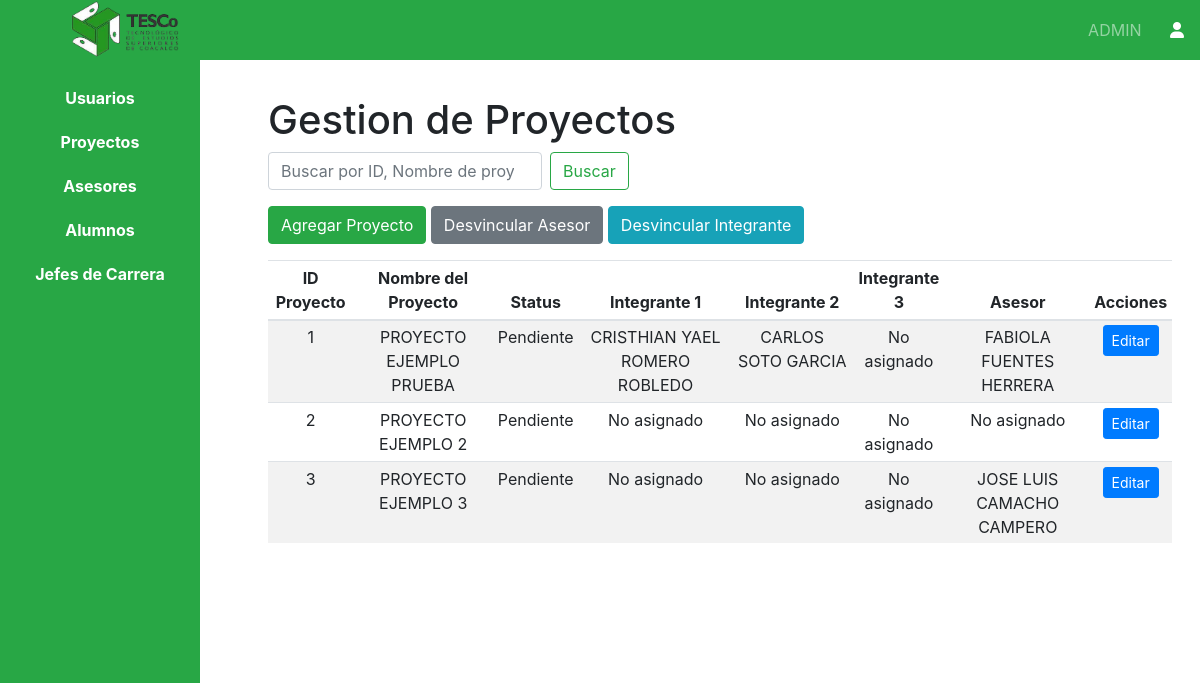
Before: /views/admin/dashboardAdminProyectos.php (signed in) with the older database file.
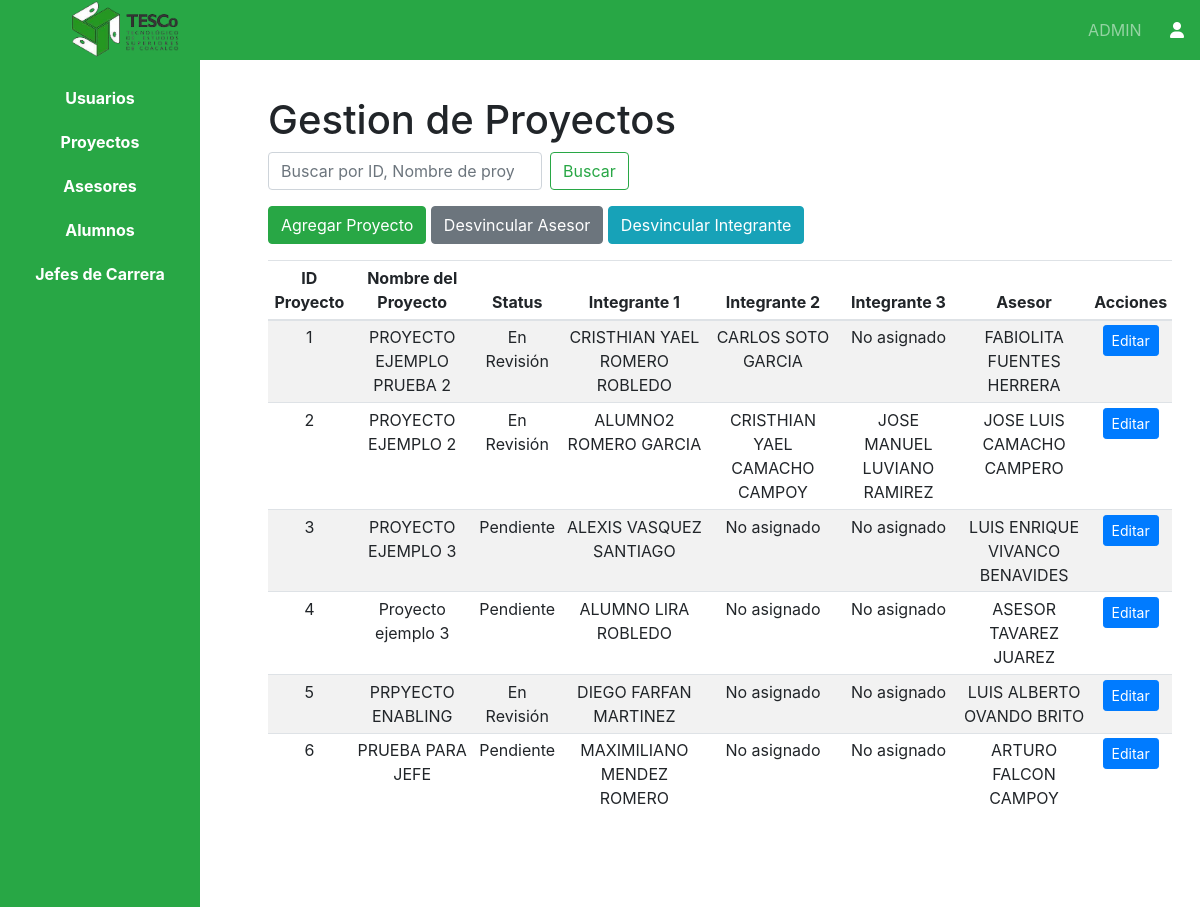
After: the same page with the newer database file.
### tables this page shows
CREATE TABLE IF NOT EXISTS `proyecto` (
  `ID_Proyecto` int NOT NULL AUTO_INCREMENT,
  `Nombre_Proyecto` varchar(200) NOT NULL,
  `Status` enum('Pendiente','En Revisión','Revisado','Completado') NOT NULL,
  `Integrante_1` int DEFAULT NULL,
  `Integrante_2` int DEFAULT NULL,
  `Integrante_3` int DEFAULT NULL,
  `Asesor` int DEFAULT NULL,
  `Archivo_Docx` varchar(255) DEFAULT NULL,
  PRIMARY KEY (`ID_Proyecto`),
  KEY `fk_proyecto_integrante_1` (`Integrante_1`),
  KEY `fk_proyecto_integrante_2` (`Integrante_2`),
  KEY `fk_proyecto_integrante_3` (`Integrante_3`),
  KEY `fk_proyecto_asesor` (`Asesor`)
);

### Views/Admin/dashboardAdminProyectos.php (the view, shortened to what the changed rows need)
<?php
include('../../includes/config.php');
?>
<!DOCTYPE html>
<html lang="es">
<head>
    <link rel="stylesheet" href="https://stackpath.bootstrapcdn.com/bootstrap/4.3.1/css/bootstrap.min.css">
    <link rel="stylesheet" href="https://cdnjs.cloudflare.com/ajax/libs/font-awesome/6.0.0-beta3/css/all.min.css">
    <link rel="stylesheet" href="<?php echo CSS_PATH; ?>docs.css">
</head>
<body>
    <div class="container-fluid page-dashboard bg-white">
        <div class="row">
            <div class="col-sm-10 content bg-white p-5 my-5 text-justify">
                <h1 id="anteproyecto">Gestion de Proyectos</h1>
                <div class="table-responsive">
                    <table class="table table-striped table-sm text-center">
                        <thead>
                            <tr>
                                <th>ID Proyecto</th>
                                <th>Nombre del Proyecto</th>
                                <th>Status</th>
                                <th>Integrante 1</th>
                                <th>Integrante 2</th>
                                <th>Integrante 3</th>
                                <th>Asesor</th>
                                <th>Acciones</th>
                            </tr>
                        </thead>
                        <tbody>
                            <?php
                            $search = isset($_GET['search']) ? $_GET['search'] : '';
                            $query = "
                                SELECT p.*,
                                       CONCAT(a.Nombres, ' ', a.Apellido_Paterno, ' ', a.Apellido_Materno) AS Nombre_Asesor,
                                       CONCAT(i1.Nombres, ' ', i1.Apellido_Paterno, ' ', i1.Apellido_Materno) AS Integrante1,
                                       CONCAT(i2.Nombres, ' ', i2.Apellido_Paterno, ' ', i2.Apellido_Materno) AS Integrante2,
                                       CONCAT(i3.Nombres, ' ', i3.Apellido_Paterno, ' ', i3.Apellido_Materno) AS Integrante3
                                FROM proyecto p
                                LEFT JOIN asesor a ON p.Asesor = a.ID_Asesor
                                LEFT JOIN alumno i1 ON p.Integrante_1 = i1.ID_Alumno
                                LEFT JOIN alumno i2 ON p.Integrante_2 = i2.ID_Alumno
                                LEFT JOIN alumno i3 ON p.Integrante_3 = i3.ID_Alumno
                                WHERE p.ID_Proyecto LIKE '%$search%'
                                   OR p.Nombre_Proyecto LIKE '%$search%'
                                   OR p.Status LIKE '%$search%'
                                   OR CONCAT(i1.Nombres, ' ', i1.Apellido_Paterno, ' ', i1.Apellido_Materno) LIKE '%$search%'
                                   OR CONCAT(i2.Nombres, ' ', i2.Apellido_Paterno, ' ', i2.Apellido_Materno) LIKE '%$search%'
                                   OR CONCAT(i3.Nombres, ' ', i3.Apellido_Paterno, ' ', i3.Apellido_Materno) LIKE '%$search%'
                                   OR CONCAT(a.Nombres, ' ', a.Apellido_Paterno, ' ', a.Apellido_Materno) LIKE '%$search%'
                                ORDER BY p.ID_Proyecto ASC";
                            $result = $connection->query($query);
                            while ($row = $result->fetch_assoc()) {
                                echo "<tr>";
                                echo "<td class='project-id'>" . htmlspecialchars($row['ID_Proyecto'] ?? '') . "</td>";
                                echo "<td>" . htmlspecialchars($row['Nombre_Proyecto'] ?? '') . "</td>";
                                echo "<td>" . htmlspecialchars($row['Status'] ?? '') . "</td>";
                                echo "<td>" . htmlspecialchars($row['Integrante1'] ?? 'No asignado') . "</td>";
                                echo "<td>" . htmlspecialchars($row['Integrante2'] ?? 'No asignado') . "</td>";
                                echo "<td>" . htmlspecialchars($row['Integrante3'] ?? 'No asignado') . "</td>";
                                echo "<td>" . htmlspecialchars($row['Nombre_Asesor'] ?? 'No asignado') . "</td>";
                                echo "<td>";
                                echo "<button type='button' class='btn btn-primary btn-sm edit-btn'>Editar</button>";
                                echo "</td>";
                                echo "</tr>";
                            }
                            ?>
                        </tbody>
                    </table>
                </div>
</body>
</html>

Changed rows visible on the page:
changed proyecto id 1: Nombre_Proyecto "PROYECTO EJEMPLO PRUEBA" → "PROYECTO EJEMPLO PRUEBA 2"; Status "Pendiente" → "En Revisión"; Nombre_Asesor "FABIOLA FUENTES HERRERA" → "FABIOLITA FUENTES HERRERA"
changed proyecto "PROYECTO EJEMPLO 2": Status "Pendiente" → "En Revisión"; Integrante1 "No asignado" → "ALUMNO2 ROMERO GARCIA"; Integrante2 "No asignado" → "CRISTHIAN YAEL CAMACHO CAMPOY"; Integrante3 "No asignado" → "JOSE MANUEL LUVIANO RAMIREZ"; Nombre_Asesor "No asignado" → "JOSE LUIS CAMACHO CAMPERO"
changed proyecto "PROYECTO EJEMPLO 3": Integrante1 "No asignado" → "ALEXIS VASQUEZ SANTIAGO"; Nombre_Asesor "JOSE LUIS CAMACHO CAMPERO" → "LUIS ENRIQUE VIVANCO BENAVIDES"
added proyecto: ID_Proyecto "4", Nombre_Proyecto "Proyecto ejemplo 3", Status "Pendiente", Integrante1 "ALUMNO LIRA ROBLEDO", Integrante2 "No asignado", Integrante3 "No asignado", Nombre_Asesor "ASESOR TAVAREZ JUAREZ"
added proyecto: ID_Proyecto "5", Nombre_Proyecto "PRPYECTO ENABLING", Status "En Revisión", Integrante1 "DIEGO FARFAN MARTINEZ", Integrante2 "No asignado", Integrante3 "No asignado", Nombre_Asesor "LUIS ALBERTO OVANDO BRITO"
added proyecto: ID_Proyecto "6", Nombre_Proyecto "PRUEBA PARA JEFE", Status "Pendiente", Integrante1 "MAXIMILIANO MENDEZ ROMERO", Integrante2 "No asignado", Integrante3 "No asignado", Nombre_Asesor "ARTURO FALCON CAMPOY"
